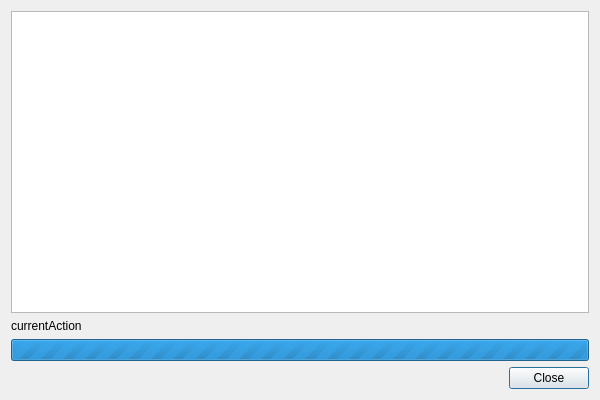
<?xml version="1.0" encoding="UTF-8"?>
<ui version="4.0">
 <class>DlgProgressLogger</class>
 <widget class="QDialog" name="DlgProgressLogger">
  <property name="geometry">
   <rect>
    <x>0</x>
    <y>0</y>
    <width>600</width>
    <height>400</height>
   </rect>
  </property>
  <property name="windowTitle">
   <string>ProgressLogger</string>
  </property>
  <property name="modal">
   <bool>true</bool>
  </property>
  <layout class="QVBoxLayout" name="verticalLayout">
   <item>
    <widget class="QTreeWidget" name="twLog">
     <property name="headerHidden">
      <bool>true</bool>
     </property>
     <column>
      <property name="text">
       <string>Type</string>
      </property>
     </column>
     <column>
      <property name="text">
       <string>Message</string>
      </property>
     </column>
    </widget>
   </item>
   <item>
    <widget class="QLabel" name="lCurrentAction">
     <property name="text">
      <string>currentAction</string>
     </property>
    </widget>
   </item>
   <item>
    <widget class="QProgressBar" name="progressBar">
     <property name="maximum">
      <number>0</number>
     </property>
     <property name="value">
      <number>0</number>
     </property>
     <property name="textVisible">
      <bool>false</bool>
     </property>
    </widget>
   </item>
   <item>
    <widget class="QDialogButtonBox" name="buttonBox">
     <property name="orientation">
      <enum>Qt::Horizontal</enum>
     </property>
     <property name="standardButtons">
      <set>QDialogButtonBox::Close</set>
     </property>
    </widget>
   </item>
  </layout>
 </widget>
 <resources/>
 <connections>
  <connection>
   <sender>buttonBox</sender>
   <signal>accepted()</signal>
   <receiver>DlgProgressLogger</receiver>
   <slot>accept()</slot>
   <hints>
    <hint type="sourcelabel">
     <x>248</x>
     <y>254</y>
    </hint>
    <hint type="destinationlabel">
     <x>157</x>
     <y>274</y>
    </hint>
   </hints>
  </connection>
  <connection>
   <sender>buttonBox</sender>
   <signal>rejected()</signal>
   <receiver>DlgProgressLogger</receiver>
   <slot>reject()</slot>
   <hints>
    <hint type="sourcelabel">
     <x>316</x>
     <y>260</y>
    </hint>
    <hint type="destinationlabel">
     <x>286</x>
     <y>274</y>
    </hint>
   </hints>
  </connection>
 </connections>
</ui>
